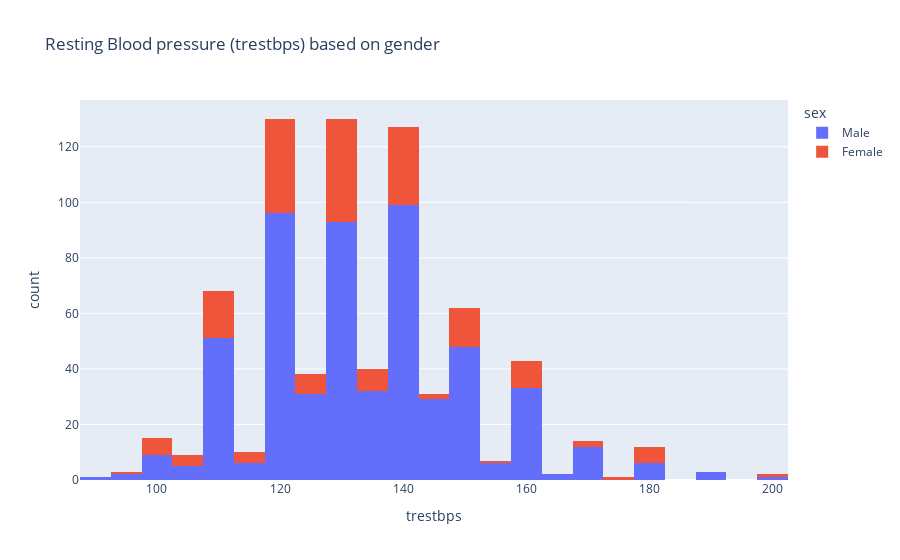

Here is the notebook cell this chart was saved with:
### Markdown cell above
#### Majority of the Patients have Resting Blood pressure ranges from 110-150 mm Hg

### Code cell
#Plot the distribution of resting Blood pressure (trestbps) based on gender
fig = px.histogram(heart_df, x='trestbps', color='sex', title='Resting Blood pressure (trestbps) based on gender')
fig.show()

### Figure 1 — Plotly figure (JSON) as saved in the notebook; plotly's stock layout.template omitted (floating-point values rounded to 4 significant figures; data arrays with more than 128 entries replaced by an {"elided": "..."} marker saying what was removed)
{"data": [{"alignmentgroup": "True", "bingroup": "x", "hovertemplate": "sex=Male<br>trestbps=%{x}<br>count=%{y}<extra></extra>", "legendgroup": "Male", "marker": {"color": "#636efa", "pattern": {"shape": ""}}, "name": "Male", "offsetgroup": "Male", "orientation": "v", "showlegend": true, "type": "histogram", "x": {"elided": "565 float values"}, "xaxis": "x", "yaxis": "y"}, {"alignmentgroup": "True", "bingroup": "x", "hovertemplate": "sex=Female<br>trestbps=%{x}<br>count=%{y}<extra></extra>", "legendgroup": "Female", "marker": {"color": "#EF553B", "pattern": {"shape": ""}}, "name": "Female", "offsetgroup": "Female", "orientation": "v", "showlegend": true, "type": "histogram", "x": {"elided": "183 float values"}, "xaxis": "x", "yaxis": "y"}], "layout": {"barmode": "relative", "legend": {"title": {"text": "sex"}, "tracegroupgap": 0}, "title": {"text": "Resting Blood pressure (trestbps) based on gender"}, "xaxis": {"anchor": "y", "domain": [0, 1], "title": {"text": "trestbps"}}, "yaxis": {"anchor": "x", "domain": [0, 1], "title": {"text": "count"}}}}
